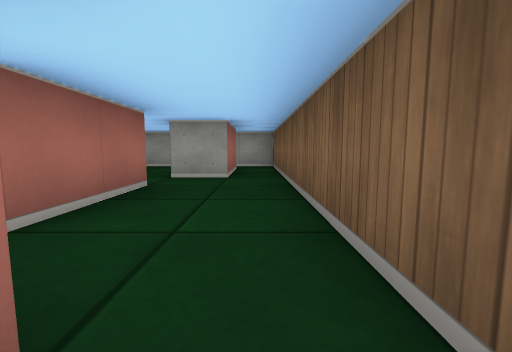
view 1 (above)

12 first-person views from a walk through a cub3D level. The camera is about half as high as the walls, tilts 6° down and sees 90° across. The floor is counted in squares. Each view is taken from the middle of a square. On the plan, view 1 faces up. The plan holds only what a view shows up to about 9 squares ahead; the rest is blank.

view 2
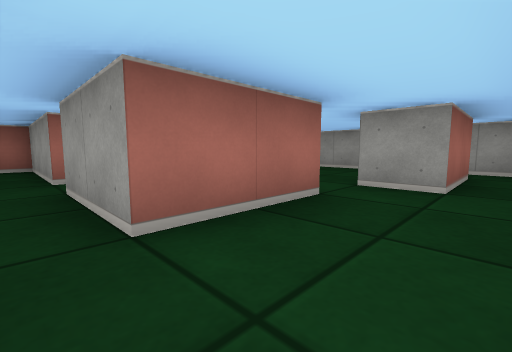

view 3
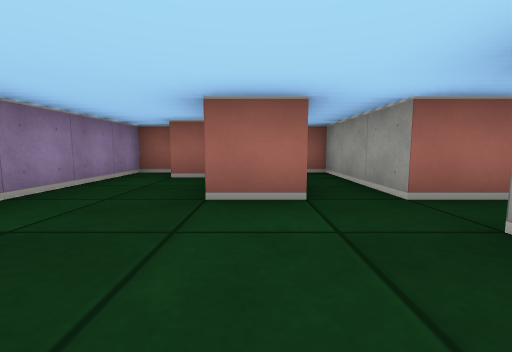

view 4
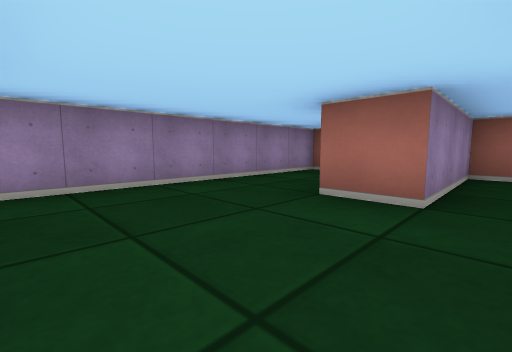

view 5
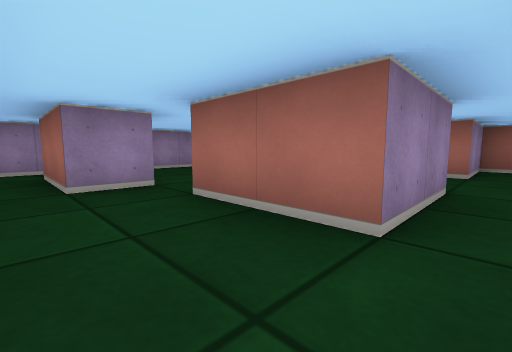

view 6
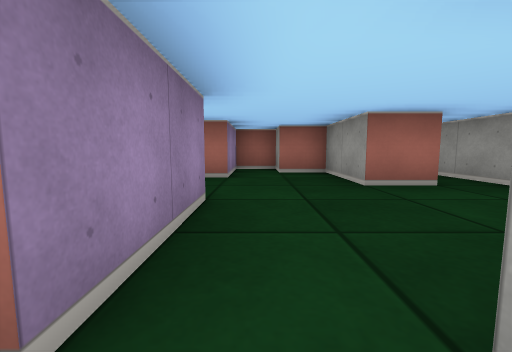

view 7
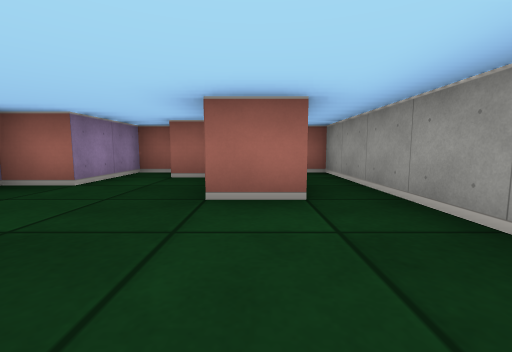

view 8
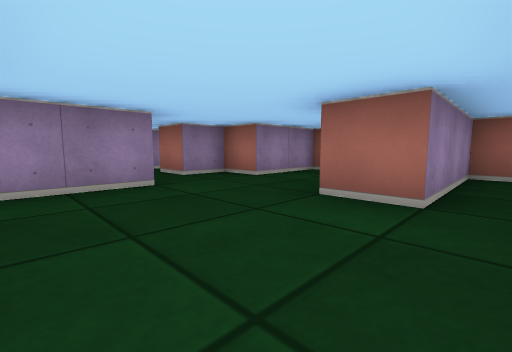

view 9
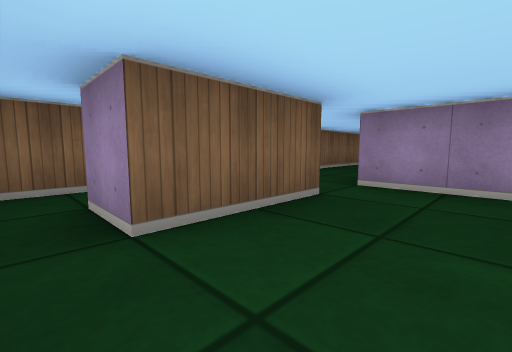

view 10
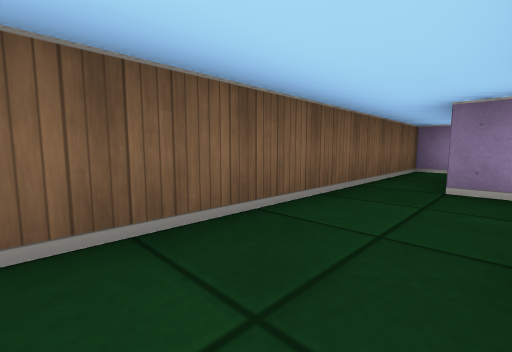

view 11
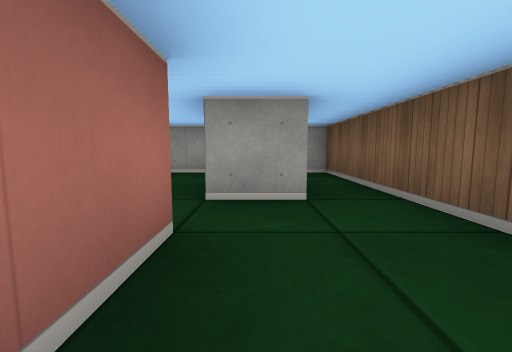

view 12
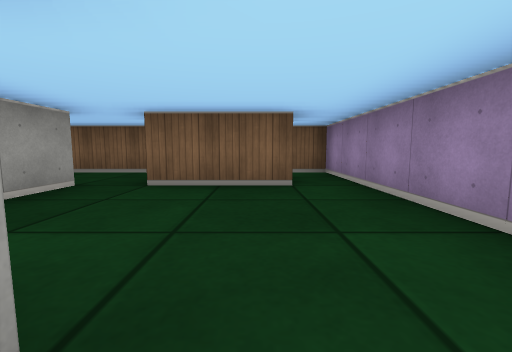

### Floor plan
Points are (right, up) in squares from view 1. A wall is a line through its corners. A room is listed if a view was taken in it or the views show most of it. See-through windows are left out.
Room 1 (views 1, 2, 3, 4, 12)
walls: (-4.5, 1.5) (-7.5, 1.5) (-7.5, 0.5) (-4.5, 0.5) (-4.5, -0.5); (-1.5, 1.5) (-3.5, 1.5); (-1.5, -1.6) (-1.5, 0.5) (-0.5, 0.5) (-0.5, -1.5); (-6.5, -0.9) (-6.5, -1.5); (0.5, -1.5) (0.5, 1.5); (-7.5, -1.8) (-7.5, -2.5) (-0.5, -2.5)
ways out: opening at (-4, 2) to room 2; opening at (-0.5, 2.5) to room 2; opening at (-1, -2) to room 4; opening at (0, -0.5) to room 4
Room 2 (views 5, 6, 7, 8, 9, 10, 11)
walls: (-3.6, 3.5) (-1.5, 3.5) (-1.5, 1.5); (-0.5, 4.5) (-1.5, 4.5) (-1.5, 6.5); (-1.5, 7.5) (-7.5, 7.5) (-7.5, 6.5) (-4.5, 6.5) (-4.5, 5.5) (-6.5, 5.5) (-6.5, 4.5) (-7.5, 4.5) (-7.5, 3.5) (-5.5, 3.5) (-5.5, 2.5) (-4.5, 2.5) (-4.5, 1.5); (0.5, 1.5) (0.5, 4.5)
ways out: opening at (-4, 2) to room 1; opening at (-0.5, 2.5) to room 1; opening at (-1, 7) to room 3; opening at (0, 5.5) to room 3
Room 3 (no view inside)
walls: (-1.5, 6.5) (-0.5, 6.5) (-0.5, 4.5); (0.5, 4.5) (0.5, 7.5) (-1.5, 7.5)
ways out: opening at (-1, 7) to room 2; opening at (0, 5.5) to room 2
Room 4 (no view inside)
walls: (-0.5, -2.5) (0.5, -2.5) (0.5, -1.5)
ways out: opening at (-1, -2) to room 1; opening at (0, -0.5) to room 1

Positions as (right, up) in squares from view 1, and headings:
1: (0, 0), facing up
2: (0, 1), facing up-left
3: (-2, 0), facing left
4: (-2, 1), facing down-left
5: (0, 4), facing down-left
6: (-1, 4), facing left
7: (-2, 6), facing left
8: (-2, 7), facing down-left
9: (-3, 7), facing down-right
10: (-1, 4), facing down-right
11: (-1, 2), facing up
12: (-5, -1), facing right
